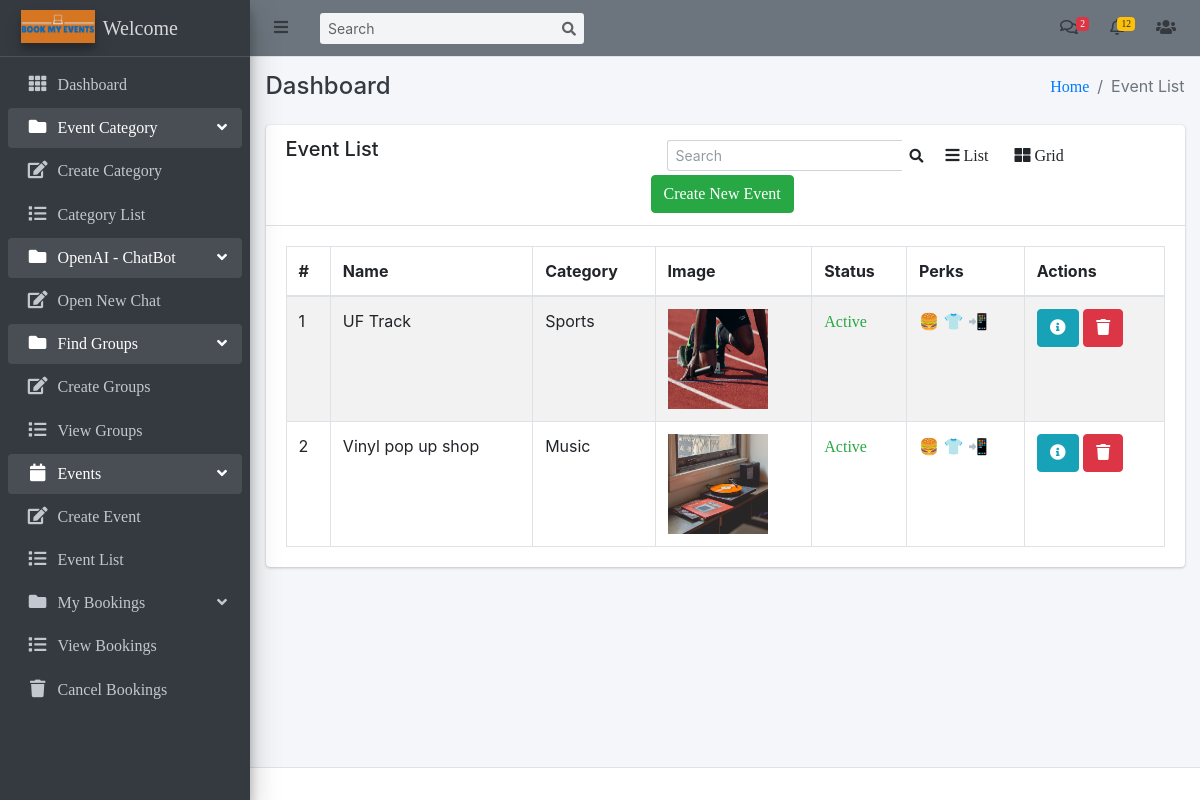
The page /events/event-list/ (signed in) on the database its author committed.
### events/models.py (models this page shows, shortened)
class Event(models.Model):
    category = models.ForeignKey(EventCategory, on_delete=models.CASCADE)
    name = models.CharField(max_length=255, unique=True)
    ufid = models.PositiveIntegerField(unique=True)
    description = RichTextUploadingField()
    select_scheduled_status = (
        ('yet to scheduled', 'Yet to Scheduled'),
        ('scheduled', 'Scheduled')
    )
    scheduled_status = models.CharField(max_length=25, choices=select_scheduled_status)
    venue = models.CharField(max_length=255)
    start_date = models.DateField()
    end_date = models.DateField()
    location = models.CharField(max_length=255)
    maximum_attende = models.PositiveIntegerField()
    num_tickets_available = models.PositiveIntegerField(default=0)
    created_user = models.ForeignKey('auth.User', on_delete=models.CASCADE, blank=True, null=True, related_name='event_created_user')
    updated_user = models.ForeignKey('auth.User', on_delete=models.CASCADE, blank=True, null=True, related_name='event_updated_user')
    created_date = models.DateField(auto_now_add=True)
    updated_date = models.DateField(auto_now_add=True)
    status_choice = (
        ('disabled', 'Disabled'),
        ('active', 'Active'),
        ('deleted', 'Deleted'),
        ('time out', 'Time Out'),
        ('completed', 'Completed'),
        ('cancel', 'Cancel'),
    )
    status = models.CharField(choices=status_choice, max_length=10)

class EventCategory(models.Model):
    name = models.CharField(max_length=255, unique=True)
    code = models.CharField(max_length=6, unique=True)
    image = models.ImageField(upload_to='event_category/')
    priority = models.IntegerField(unique=True)
    created_user = models.ForeignKey('auth.User', on_delete=models.CASCADE, related_name='created_user')
    updated_user = models.ForeignKey('auth.User', on_delete=models.CASCADE, related_name='updated_user')
    created_date = models.DateField(auto_now_add=True)
    updated_date = models.DateField(auto_now_add=True)
    status_choice = (
        ('disabled', 'Disabled'),
        ('active', 'Active'),
        ('deleted', 'Deleted'),
        ('blocked', 'Blocked'),
        ('completed', 'Completed'),
    )
    status = models.CharField(choices=status_choice, max_length=10)
    def __str__(self):
        return self.name

class EventImage(models.Model):
    event = models.OneToOneField(Event, on_delete=models.CASCADE)
    image = models.ImageField(upload_to='event_image/')

### events/views.py (the view)
# urls.py: path('event-list/', EventListView.as_view(), name='event-list'),
class EventListView(LoginRequiredMixin, ListView):
    login_url = 'login'
    model = Event
    template_name = 'events/event_list.html'
    context_object_name = 'events'

### templates/events/event_list.html (shortened to what this page needs)
{% extends 'base/base.html' %}
{% block breadcrumb %}Event List{% endblock breadcrumb %}
{% block content %}
    <div class="row">
        <div class="col-md-12">
            <div class="card">
                <div class="card-header">
                    <div class="row">
                        <div class="col-md-5">
                            <h5>Event List</h5>
                        </div>
                        <div class="col-md-7">
                            <div class="row">
                                <form class="form-inline ml-3" action="{% url 'search-event' %}" method="POST">
                                    <div class="input-group input-group-sm">
                                      <input class="form-control form-control-navbar" name="search" type="search" placeholder="Search" aria-label="Search">
                                      <div class="input-group-append">
                                        <button class="btn btn-navbar" type="submit">
                                          <i class="fas fa-search"></i>
                                        </button>
                                      </div>
                                    </div>
                                  </form>
                                <a class="btn" onclick="listView()"><i class="fa fa-bars"></i> List</a>
                                <a class="btn active" onclick="gridView()"><i class="fa fa-th-large"></i> Grid</a>
                                <a class="btn btn-success" href="{% url 'event-create' %}">Create New Event</a>
                            </div>
                        </div>
                    </div>
                </div>
                <div class="card-body">
                      <table class="table table-striped table-bordered datatable dataTable no-footer" id="DataTables_Table_0" role="grid" aria-describedby="DataTables_Table_0_info" style="border-collapse: collapse !important">
                        <thead>
                            <tr role="row">
                                <th>#</th>
                                <th>Name</th>
                                <th>Category</th>
                                <th class="event_image">Image</th>
                                <th>Status</th>
                                <th>Perks</th>
                                <th>Actions</th>
                            </tr>
                        </thead>
                        <tbody>
                            {% for event in events %}
                              <tr>
                                  <td>{{ forloop.counter }}</td>
                                  <td>{{ event.name }}</td>
                                  <td>{{ event.category }}</td>
                                  <td class="event_image">
                                      <img class="event_image" src="{{ event.eventimage.image.url }}" alt="Image" height="100px" width="100px">
                                  </td>
                                  <td>
                                      {% if event.status == 'active' %}
                                        <a href="{% url 'update-event-status' event.id %}" class="text-success">{{ event.status|title }}</a>
                                      {% elif event.status == 'completed' %}
                                        <a href="{% url 'update-event-status' event.id %}" class="text-primary">{{ event.status|title }}</a>
                                      {% else %}
                                        <a href="{% url 'update-event-status' event.id %}" class="text-danger">{{ event.status|title }}</a>
                                      {% endif %}
                                  </td>
                                  <td> &#127828; &#128085; &#128242;</td>
                                  <td>
                                      <a class="btn btn-info" href="{% url 'event-detail' event.pk %}" title="view">
                                          <i class="fa fa-info-circle"></i>
                                      </a>
                                      <a class="btn btn-danger" href="{% url 'event-delete' event.pk %}" title="delete">
                                          <i class="fa fa-trash"></i>
                                      </a>
                                  </td>
                              </tr>
                            {% endfor %}
                        </tbody>
                    </table>
                </div>
            </div>
        </div>
    </div>
{% endblock content %}

### templates/base/base.html (shortened to what this page needs)
<!DOCTYPE html>
<html lang="en">
  {% load static %}
<head>
  {% include 'base/header.html' %}
</head>
<body class="hold-transition sidebar-mini layout-fixed layout-navbar-fixed layout-footer-fixed">
<div class="wrapper">
  {% include 'base/navbar.html' %}
  {% include 'base/sidebar.html' %}
  <div class="content-wrapper">
    <div class="content-header">
      <div class="container-fluid">
        <div class="row mb-2">
          <div class="col-sm-6">
            <h4 class="m-0 text-dark">Dashboard</h4>
          </div>
          <div class="col-sm-6">
            <ol class="breadcrumb float-sm-right">
              <li class="breadcrumb-item"><a href="#">Home</a></li>
              <li class="breadcrumb-item active">{% block breadcrumb %} {% endblock breadcrumb %}</li>
            </ol>
          </div>
        </div>
      </div>
    </div>
    <section class="content">
      <div class="container-fluid">
        {% block content %}
        {% endblock content %}
      </div>
    </section>
  </div>
  {% include 'base/footer.html' %}
</div>
</body>
</html>

### templates/base/header.html (shortened to what this page needs)
{% load static %}
<link rel="stylesheet" href="{% static 'plugins/fontawesome-free/css/all.min.css' %}">
<link rel="stylesheet" href="{% static 'plugins/overlayScrollbars/css/OverlayScrollbars.min.css' %}">
<link rel="stylesheet" href="{% static 'css/adminlte.min.css' %}">

### templates/base/navbar.html (shortened to what this page needs)
{% load static %}
<nav class="main-header navbar navbar-expand navbar-primary navbar-light">
    <ul class="navbar-nav">
        <li class="nav-item">
            <a class="nav-link" data-widget="pushmenu" href="#" role="button"><i class="fas fa-bars"></i></a>
        </li>
    </ul>
    <form class="form-inline ml-3">
        <div class="input-group input-group-sm">
            <input class="form-control form-control-navbar" type="search" placeholder="Search" aria-label="Search">
            <div class="input-group-append">
                <button class="btn btn-navbar" type="submit">
            <i class="fas fa-search"></i>
          </button>
            </div>
        </div>
    </form>
    <ul class="navbar-nav ml-auto">
        <li class="nav-item dropdown">
            <a class="nav-link" data-toggle="dropdown" href="#">
                <i class="far fa-comments"></i>
                <span class="badge badge-danger navbar-badge">2</span>
            </a>
        </li>
        <li class="nav-item dropdown">
            <a class="nav-link" data-toggle="dropdown" href="#">
                <span class="badge badge-warning navbar-badge">12</span>
            </a>
        </li>
        <li class="nav-item dropdown">
            <a class="nav-link" data-toggle="dropdown" href="#">
                <i class="fas fa-users"></i>
            </a>
        </li>
    </ul>
</nav>

### templates/base/sidebar.html (shortened to what this page needs)
{% load static %}
<aside class="main-sidebar sidebar-dark-primary elevation-4">
    <a href="#" class="brand-link">
        <img src="{% static 'img/logo1.png' %}" alt="Logo" class="brand-image elevation-3" style="opacity: .8">
        <span class="brand-text font-weight-light">  Welcome </span>
    </a>
    <div class="sidebar">
        <nav class="mt-2">
            <ul class="nav nav-pills nav-sidebar flex-column" data-widget="treeview" role="menu" data-accordion="false">
                <li class="nav-item">
                    <a href="{% url 'dashboard' %}" class="nav-link">
                        <i class="nav-icon fas fa-th"></i>
                        <p>
                            Dashboard
                        </p>
                    </a>
                </li>
                <li class="nav-item has-treeview menu-open">
                    <a href="#" class="nav-link">
                        <i class="nav-icon fas fa-folder"></i>
                        <p>
                            Event Category
                            <i class="right fas fa-angle-left"></i>
                        </p>
                    </a>
                    <ul class="nav nav-treeview">
                        <li class="nav-item">
                            <a href="{% url 'create-event-category' %}" class="nav-link">
                                <i class="far fa fa-edit nav-icon"></i>
                                <p>Create Category</p>
                            </a>
                        </li>
                        <li class="nav-item">
                            <a href="{% url 'event-category-list' %}" class="nav-link">
                                <i class="far fa fa-list nav-icon"></i>
                                <p>Category List</p>
                            </a>
                        </li>
                    </ul>
                </li>
                <li class="nav-item has-treeview menu-open">
                    <a href="#" class="nav-link">
                        <i class="nav-icon fas fa-folder"></i>
                        <p>
                            OpenAI - ChatBot
                            <i class="right fas fa-angle-left"></i>
                        </p>
                    </a>
                    <ul class="nav nav-treeview">
                        <li class="nav-item">
                            <a href="{% url 'chatbot' %}" class="nav-link">
                                <i class="far fa fa-edit nav-icon"></i>
                                <p>Open New Chat</p>
                            </a>
                        </li>
                    </ul>
                </li>
                <li class="nav-item has-treeview menu-open">
                    <a href="#" class="nav-link">
                        <i class="nav-icon fas fa-folder"></i>
                        <p>
                            Find Groups
                            <i class="right fas fa-angle-left"></i>
                        </p>
                    </a>
                    <ul class="nav nav-treeview">
                        <li class="nav-item">
                            <a href="{% url 'create-groups' %}" class="nav-link">
                                <i class="far fa fa-edit nav-icon"></i>
                                <p>Create Groups</p>
                            </a>
                        </li>
                    </ul>
                    <ul class="nav nav-treeview">
                        <li class="nav-item">
                            <a href="{% url 'view-groups' %}" class="nav-link">
                                <i class="far fa fa-list nav-icon"></i>
                                <p>View Groups</p>
                            </a>
                        </li>
                    </ul>
                </li>
                <li class="nav-item has-treeview menu-open">
                    <a href="#" class="nav-link">
                        <i class="nav-icon fas fa-calendar"></i>
                        <p>
                            Events
                            <i class="right fas fa-angle-left"></i>
                        </p>
                    </a>
                    <ul class="nav nav-treeview">
                        <li class="nav-item">
                            <a href="{% url 'event-create' %}" class="nav-link">
                                <i class="far fa fa-edit nav-icon"></i>
                                <p>Create Event</p>
                            </a>
                        </li>
                        <li class="nav-item">
                            <a href="{% url 'event-list' %}" class="nav-link">
                                <i class="far fa fa-list nav-icon"></i>
                                <p>Event List</p>
                            </a>
                        </li>
                </li>
                <li class="nav-item has-treeview menu-open">
                    <a href="#" class="nav-link">
                        <i class="nav-icon fas fa-folder"></i>
                        <p>
                            My Bookings
                            <i class="right fas fa-angle-left"></i>
                        </p>
                    </a>
                    <ul class="nav nav-treeview">
                        <li class="nav-item">
                            <a href="{% url 'view-bookings' %}" class="nav-link">
                                <i class="far fa fa-list nav-icon"></i>
                                <p>View Bookings</p>
                            </a>
                        </li>
                        <li class="nav-item">
                            <a href="{% url 'event-category-list' %}" class="nav-link">
                                <i class="far fa fa-trash nav-icon"></i>
                                <p>Cancel Bookings</p>
                            </a>
                        </li>
                    </ul>
                </li>
                </ul>
        </nav>
    </div>
</aside>

### templates/base/footer.html
<footer class="main-footer">
</footer>

### templates/base/js.html (shortened to what this page needs)
{% load static %}

### rows shown on the page
Event: name "UF Track", category "Sports", eventimage.image (picture), status "Active"
Event: name "Vinyl pop up shop", category "Music", eventimage.image (picture), status "Active"
